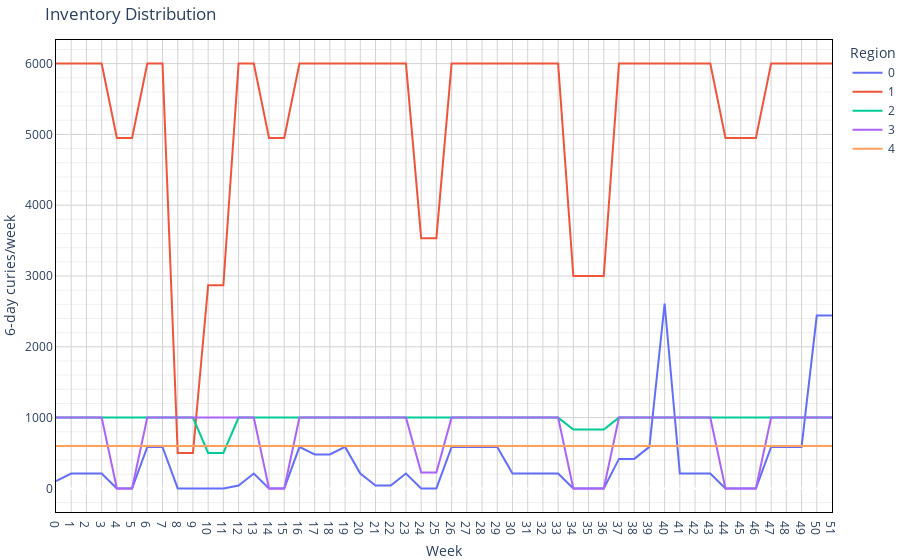

The cell this chart's notebook holds for it:
### Code cell
slice2 = plswork._slice(slice(6,12)).T
fig2 = px.line(slice2)

fig2.update_layout(title="Inventory Distribution", xaxis_title="Week", yaxis_title='6-day curies/week', margin=dict(l=0, r=0, t=40, b=0), legend_title_text='Region', plot_bgcolor='white')
fig2.update_xaxes(tick0=0, dtick=1, linecolor='black', gridcolor='lightgrey', showline=True, mirror=True)
fig2.update_yaxes(minor=dict(showgrid=True), gridcolor='lightgrey', linecolor='black', showline=True, mirror=True)
fig2.show()

### Figure 1 — Plotly figure (JSON) as saved in the notebook; plotly's stock layout.template omitted (floating-point values rounded to 4 significant figures)
{"data": [{"hovertemplate": "variable=0<br>index=%{x}<br>value=%{y}<extra></extra>", "legendgroup": "0", "line": {"color": "#636efa", "dash": "solid"}, "marker": {"symbol": "circle"}, "mode": "lines", "name": "0", "orientation": "v", "showlegend": true, "type": "scatter", "x": [0, 1, 2, 3, 4, 5, 6, 7, 8, 9, 10, 11, 12, 13, 14, 15, 16, 17, 18, 19, 20, 21, 22, 23, 24, 25, 26, 27, 28, 29, 30, 31, 32, 33, 34, 35, 36, 37, 38, 39, 40, 41, 42, 43, 44, 45, 46, 47, 48, 49, 50, 51], "xaxis": "x", "y": [103.8, 210.0, 210.0, 210.0, 0, 0, 586.3, 586.3, 0, 0, 0, 0, 40.29, 210.0, 0, 0, 586.3, 480.2, 480.2, 586.3, 210.0, 40.29, 40.29, 210.0, 0, 0, 586.3, 586.3, 586.3, 586.3, 210.0, 210.0, 210.0, 210.0, 0, 0, 0, 416.6, 416.6, 586.3, 2611.0, 210.0, 210.0, 210.0, 0, 0, 0, 586.3, 586.3, 586.3, 2442.0, 2442.0], "yaxis": "y"}, {"hovertemplate": "variable=1<br>index=%{x}<br>value=%{y}<extra></extra>", "legendgroup": "1", "line": {"color": "#EF553B", "dash": "solid"}, "marker": {"symbol": "circle"}, "mode": "lines", "name": "1", "orientation": "v", "showlegend": true, "type": "scatter", "x": [0, 1, 2, 3, 4, 5, 6, 7, 8, 9, 10, 11, 12, 13, 14, 15, 16, 17, 18, 19, 20, 21, 22, 23, 24, 25, 26, 27, 28, 29, 30, 31, 32, 33, 34, 35, 36, 37, 38, 39, 40, 41, 42, 43, 44, 45, 46, 47, 48, 49, 50, 51], "xaxis": "x", "y": [6000, 6000, 6000, 6000, 4950, 4950, 6000, 6000, 499.3, 499.3, 2870.0, 2870.0, 6000, 6000, 4950, 4950, 6000, 6000, 6000, 6000, 6000, 6000, 6000, 6000, 3534.0, 3534.0, 6000, 6000, 6000, 6000, 6000, 6000, 6000, 6000, 3000, 3000, 3000, 6000, 6000, 6000, 6000, 6000, 6000, 6000, 4950, 4950, 4950, 6000, 6000, 6000, 6000, 6000], "yaxis": "y"}, {"hovertemplate": "variable=2<br>index=%{x}<br>value=%{y}<extra></extra>", "legendgroup": "2", "line": {"color": "#00cc96", "dash": "solid"}, "marker": {"symbol": "circle"}, "mode": "lines", "name": "2", "orientation": "v", "showlegend": true, "type": "scatter", "x": [0, 1, 2, 3, 4, 5, 6, 7, 8, 9, 10, 11, 12, 13, 14, 15, 16, 17, 18, 19, 20, 21, 22, 23, 24, 25, 26, 27, 28, 29, 30, 31, 32, 33, 34, 35, 36, 37, 38, 39, 40, 41, 42, 43, 44, 45, 46, 47, 48, 49, 50, 51], "xaxis": "x", "y": [1000, 1000, 1000, 1000, 1000, 1000, 1000, 1000, 1000, 1000, 500, 500, 1000, 1000, 1000, 1000, 1000, 1000, 1000, 1000, 1000, 1000, 1000, 1000, 1000, 1000, 1000, 1000, 1000, 1000, 1000, 1000, 1000, 1000, 831.9, 831.9, 831.9, 1000, 1000, 1000, 1000, 1000, 1000, 1000, 1000, 1000, 1000, 1000, 1000, 1000, 1000, 1000], "yaxis": "y"}, {"hovertemplate": "variable=3<br>index=%{x}<br>value=%{y}<extra></extra>", "legendgroup": "3", "line": {"color": "#ab63fa", "dash": "solid"}, "marker": {"symbol": "circle"}, "mode": "lines", "name": "3", "orientation": "v", "showlegend": true, "type": "scatter", "x": [0, 1, 2, 3, 4, 5, 6, 7, 8, 9, 10, 11, 12, 13, 14, 15, 16, 17, 18, 19, 20, 21, 22, 23, 24, 25, 26, 27, 28, 29, 30, 31, 32, 33, 34, 35, 36, 37, 38, 39, 40, 41, 42, 43, 44, 45, 46, 47, 48, 49, 50, 51], "xaxis": "x", "y": [1000, 1000, 1000, 1000, 0, 0, 1000, 1000, 1000, 1000, 1000, 1000, 1000, 1000, 0, 0, 1000, 1000, 1000, 1000, 1000, 1000, 1000, 1000, 225, 225, 1000, 1000, 1000, 1000, 1000, 1000, 1000, 1000, 0, 0, 0, 1000, 1000, 1000, 1000, 1000, 1000, 1000, 0, 0, 0, 1000, 1000, 1000, 1000, 1000], "yaxis": "y"}, {"hovertemplate": "variable=4<br>index=%{x}<br>value=%{y}<extra></extra>", "legendgroup": "4", "line": {"color": "#FFA15A", "dash": "solid"}, "marker": {"symbol": "circle"}, "mode": "lines", "name": "4", "orientation": "v", "showlegend": true, "type": "scatter", "x": [0, 1, 2, 3, 4, 5, 6, 7, 8, 9, 10, 11, 12, 13, 14, 15, 16, 17, 18, 19, 20, 21, 22, 23, 24, 25, 26, 27, 28, 29, 30, 31, 32, 33, 34, 35, 36, 37, 38, 39, 40, 41, 42, 43, 44, 45, 46, 47, 48, 49, 50, 51], "xaxis": "x", "y": [600, 600, 600, 600, 600, 600, 600, 600, 600, 600, 600, 600, 600, 600, 600, 600, 600, 600, 600, 600, 600, 600, 600, 600, 600, 600, 600, 600, 600, 600, 600, 600, 600, 600, 600, 600, 600, 600, 600, 600, 600, 600, 600, 600, 600, 600, 600, 600, 600, 600, 600, 600], "yaxis": "y"}], "layout": {"autosize": true, "legend": {"title": {"text": "Region"}, "tracegroupgap": 0}, "margin": {"b": 0, "l": 0, "r": 0, "t": 40}, "plot_bgcolor": "white", "title": {"text": "Inventory Distribution"}, "xaxis": {"anchor": "y", "autorange": true, "domain": [0, 1], "dtick": 1, "gridcolor": "lightgrey", "linecolor": "black", "mirror": true, "range": [0, 51], "showline": true, "tick0": 0, "title": {"text": "Week"}, "type": "linear"}, "yaxis": {"anchor": "x", "autorange": true, "domain": [0, 1], "gridcolor": "lightgrey", "linecolor": "black", "minor": {"showgrid": true}, "mirror": true, "range": [-333.3, 6333.0], "showline": true, "title": {"text": "6-day curies/week"}, "type": "linear"}}}
